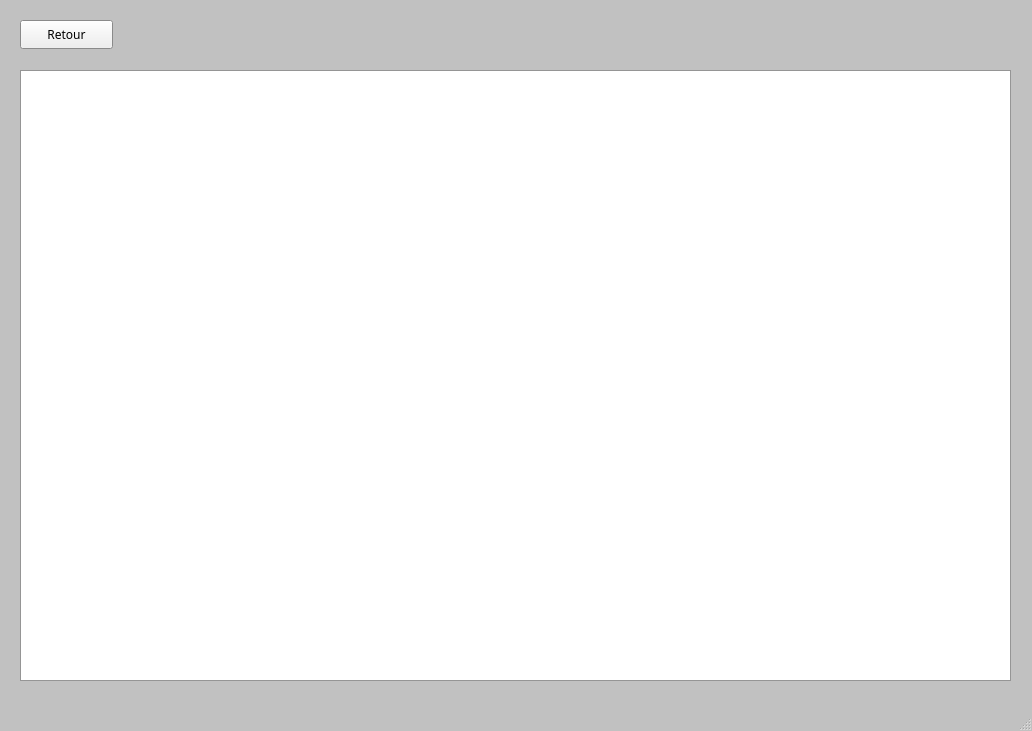
<?xml version="1.0" encoding="UTF-8"?>
<ui version="4.0">
 <class>ModUsr</class>
 <widget class="QMainWindow" name="ModUsr">
  <property name="geometry">
   <rect>
    <x>0</x>
    <y>0</y>
    <width>1032</width>
    <height>731</height>
   </rect>
  </property>
  <property name="palette">
   <palette>
    <active>
     <colorrole role="Window">
      <brush brushstyle="SolidPattern">
       <color alpha="255">
        <red>193</red>
        <green>193</green>
        <blue>193</blue>
       </color>
      </brush>
     </colorrole>
    </active>
    <inactive>
     <colorrole role="Window">
      <brush brushstyle="SolidPattern">
       <color alpha="255">
        <red>193</red>
        <green>193</green>
        <blue>193</blue>
       </color>
      </brush>
     </colorrole>
    </inactive>
    <disabled>
     <colorrole role="Base">
      <brush brushstyle="SolidPattern">
       <color alpha="255">
        <red>193</red>
        <green>193</green>
        <blue>193</blue>
       </color>
      </brush>
     </colorrole>
     <colorrole role="Window">
      <brush brushstyle="SolidPattern">
       <color alpha="255">
        <red>193</red>
        <green>193</green>
        <blue>193</blue>
       </color>
      </brush>
     </colorrole>
    </disabled>
   </palette>
  </property>
  <property name="font">
   <font>
    <family>MS Reference Sans Serif</family>
   </font>
  </property>
  <property name="windowTitle">
   <string>MainWindow</string>
  </property>
  <widget class="QWidget" name="centralwidget">
   <widget class="QPushButton" name="pushButton_back">
    <property name="geometry">
     <rect>
      <x>20</x>
      <y>20</y>
      <width>93</width>
      <height>29</height>
     </rect>
    </property>
    <property name="text">
     <string>Retour</string>
    </property>
   </widget>
   <widget class="QTableView" name="tableView_user">
    <property name="geometry">
     <rect>
      <x>20</x>
      <y>70</y>
      <width>991</width>
      <height>611</height>
     </rect>
    </property>
    <property name="font">
     <font>
      <family>MS Reference Sans Serif</family>
      <pointsize>12</pointsize>
     </font>
    </property>
   </widget>
  </widget>
  <widget class="QMenuBar" name="menubar">
   <property name="geometry">
    <rect>
     <x>0</x>
     <y>0</y>
     <width>1032</width>
     <height>20</height>
    </rect>
   </property>
  </widget>
  <widget class="QStatusBar" name="statusbar"/>
 </widget>
 <resources/>
 <connections/>
</ui>
